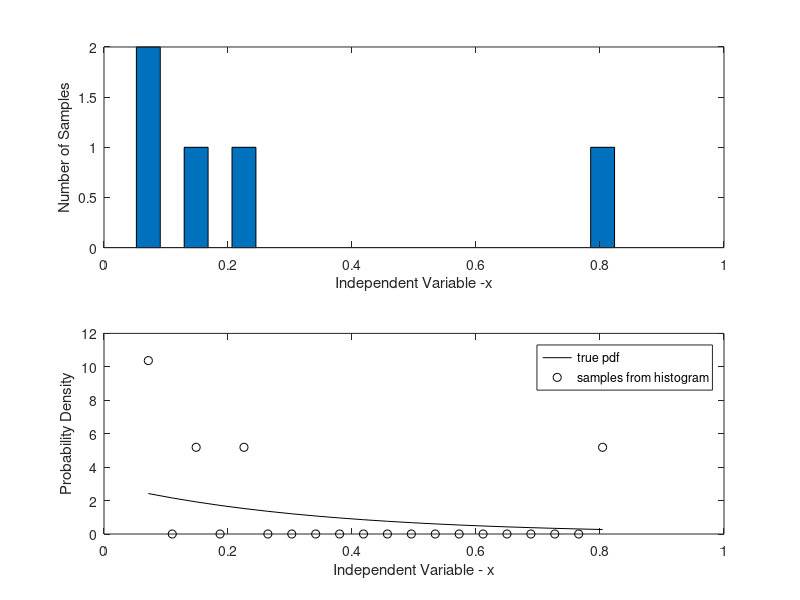

Here is the MATLAB script that generated this plot:
%This project takes a random distribution of n number of points and maps the points the a exponential random variable distribution.
%Being able to map random data points to a specific distribution will allow you to further analyze data for patterns.   
%In order to map to laplace random variable I had used the inverse transform method to get the function for the laplace distibution(y_exp). 
%Exponential distribution anaylsis is largely used model the time between two events. For example, how long a customer stays of a website and estimating the time of a hardware malfunction.  
clear all
n = input('Enter number of points >');
b = 3;
u = rand(1,n);
y_exp= -log(u)/b;               %inverse transform method
[N_samp,x]=hist(y_exp,20);
subplot(2,1,1)
bar(x,N_samp,1)
ylabel('Number of Samples')         %making a histogram with the random points 
xlabel('Independent Variable -x')
subplot(2,1,2)
y=b*exp(-3*x);
del_x=x(3)-x(2);
p_hist = N_samp/n/del_x;
plot(x,y,'k',x,p_hist,'ok')             %ploting the random points along the exponential random variable distribution
ylabel('Probability Density')
xlabel('Independent Variable - x')
legend('true pdf','samples from histogram')









